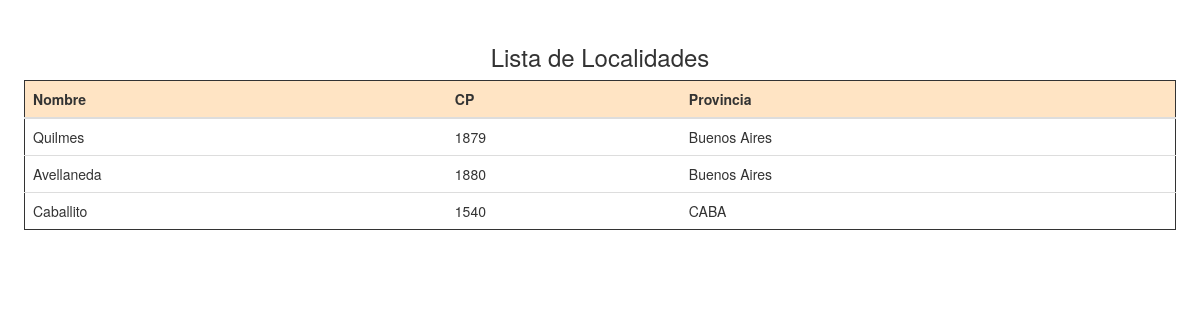
Page /localidades on the committed database.
### titulos/models.py (models this page shows, shortened)
class Localidad(models.Model):
    nombre = models.CharField("Nombre de la Localidad: ", max_length=50)
    cp = models.CharField("Código Postal: ", max_length=10)
    provincia = models.CharField("Provincia: ", max_length=50)

### titulos/views.py (the view)
# urls.py: path('localidades', views.localidades, name='localidades'),
def localidades(request, template_name="titulos/localidades.html"):
    lista_localidades = Localidad.objects.all()
    dato = {"localidades": lista_localidades}
    return render(request, template_name, dato)

### templates/titulos/localidades.html (shortened to what this page needs)
<!DOCTYPE html>
{% load static %}
<html lang="es">
<head>
    <link rel="stylesheet" type="text/css" href="{% static 'css/bootstrap.css' %}">
    <link rel="stylesheet" type="text/css" href="{% static 'css/styles.css' %}">
    <link href="{% static 'css/jquery-ui.css' %}" rel="stylesheet">
</head>
<body>
    <div class="tabla">
        <h3>Lista de Localidades</h3>
        <table class="table">
            <thead>
                <tr>
                    <th>Nombre</th>
                    <th>CP</th>
                    <th>Provincia</th>
                </tr>
            </thead>
            {% for localidad in localidades %}
            <tr>
                <td> {{localidad.nombre}} </td>
                <td> {{localidad.cp}} </td>
                <td> {{localidad.provincia}} </td>
            </tr>
            {% endfor %}
        </table>
    </div>
</body>
</html>

### static/css/styles.css (style rules this page uses)
.botones, .carga_p, .tabla { display: flex; flex-direction: column; align-items: center; padding: 2%; }
.tabla table { border: 1px solid; }
.tabla thead { background-color: bisque; }

### rows in the picture
Localidad: nombre "Quilmes", cp "1879", provincia "Buenos Aires"
Localidad: nombre "Avellaneda", cp "1880", provincia "Buenos Aires"
Localidad: nombre "Caballito", cp "1540", provincia "CABA"
